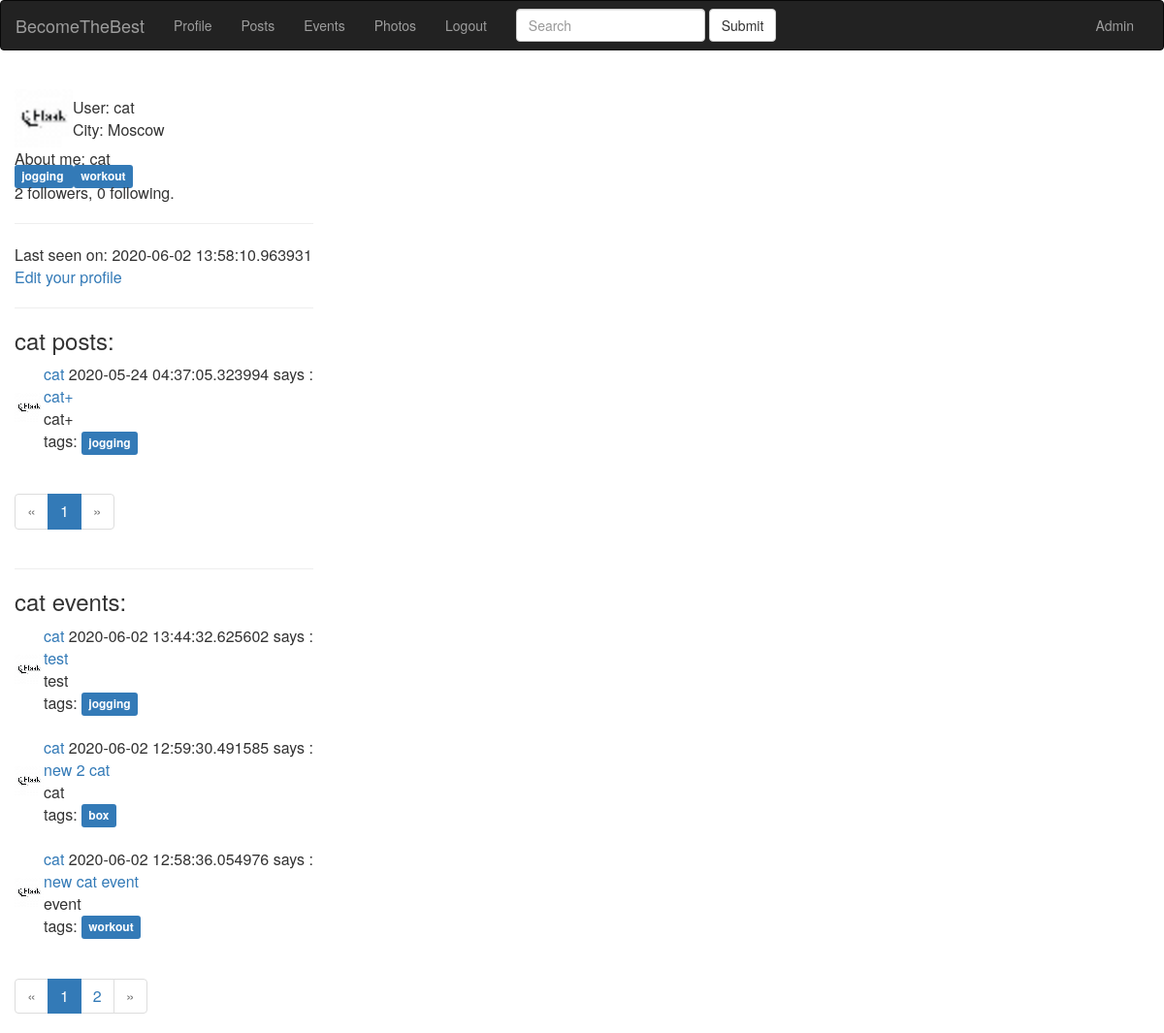
/user/cat (signed in), run on an earlier commit of the app's database.
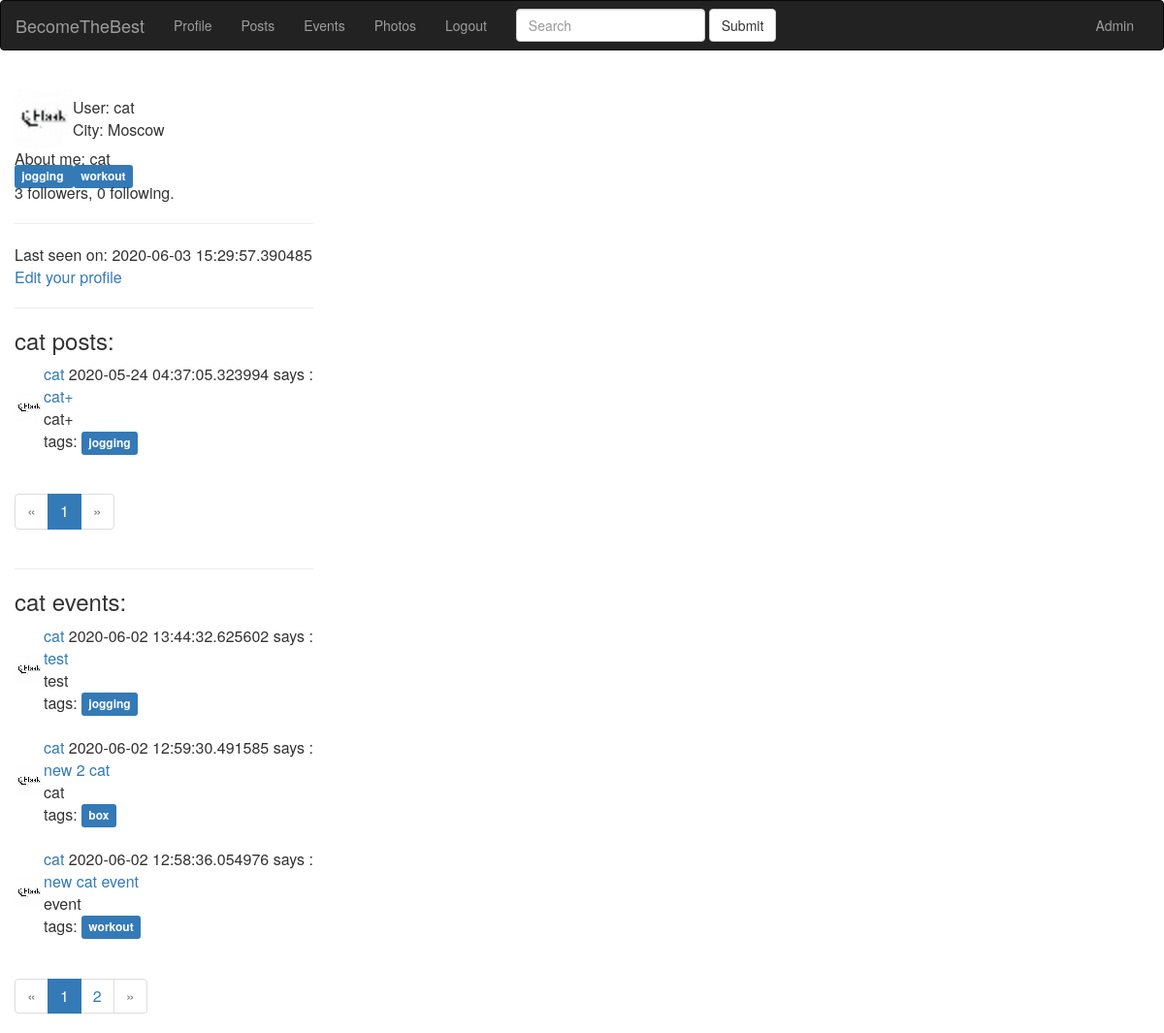
And on a later commit of the database.
### app/models.py (models this page shows, shortened)
class User(UserMixin, db.Model):
    id = db.Column(db.Integer, primary_key=True)
    email = db.Column(db.String(120), index=True, unique=True)
    username = db.Column(db.String(64), index=True, unique=True)
    password_hash = db.Column(db.String(255))
    date = db.Column(db.DateTime, index=True, default=datetime.utcnow)
    timestamp = db.Column(db.String(128), default=int(time()))
    city = db.Column(db.String(128))
    about_me = db.Column(db.String(140))
    last_seen = db.Column(db.DateTime, default=datetime.utcnow)
    active = db.Column(db.Boolean)
    mentor = db.Column(db.Boolean, default=False)
    level = db.Column(db.Integer, default=0)
    tags = db.relationship(
        'Tag', secondary=user_tags, backref=db.backref('users_tags', lazy='dynamic'))
    roles = db.relationship(
        'Role', secondary=roles_users, backref=db.backref('users_roles', lazy='dynamic'))
    posts = db.relationship('Post', backref='author', lazy='dynamic')
    events = db.relationship('Event', backref='event_author', lazy='dynamic')
    photos = db.relationship('Photo', backref='photo_author', lazy='dynamic')
    def avatar(self):
        return 'user_data/{}/avatar/avatar.png'.format(self.username + self.timestamp)
    followed = db.relationship(
        'User', secondary=followers,
        primaryjoin=(followers.c.follower_id == id),
        secondaryjoin=(followers.c.followed_id == id),
        backref=db.backref('followers', lazy='dynamic'), lazy='dynamic')

class Tag(db.Model):
    id = db.Column(db.Integer, primary_key=True)
    name = db.Column(db.String(100), unique=True)
    slug = db.Column(db.String(100))

class Post(db.Model):
    id = db.Column(db.Integer, primary_key=True)
    title = db.Column(db.String(140))
    slug = db.Column(db.String(140), unique=True)
    body = db.Column(db.Text)
    created = db.Column(db.DateTime, index=True, default=datetime.utcnow)
    user_id = db.Column(db.Integer, db.ForeignKey('user.id'))
    tags = db.relationship(
        'Tag', secondary=post_tags, backref=db.backref('posts_tags', lazy='dynamic'))

class Event(db.Model):
    id = db.Column(db.Integer, primary_key=True)
    event_title = db.Column(db.String(140))
    event_body = db.Column(db.Text)
    slug = db.Column(db.String(140), unique=True)
    created = db.Column(db.DateTime, index=True, default=datetime.utcnow)
    event_time = db.Column(db.DateTime)
    event_place = db.Column(db.Text)
    event_geo = db.Column(db.Text)
    event_starter = db.Column(db.Integer, db.ForeignKey('user.id'))
    event_crew = db.Column(db.Text)
    event_level = db.Column(db.Integer)
    tags = db.relationship(
        'Tag', secondary=event_tags, backref=db.backref('events_tags', lazy='dynamic'))

### app/blueprints/users/blueprint.py (the view)
@app.route('/user/<username>')
@login_required
def user(username):
    user = User.query.filter_by(username=username).first_or_404()
    page = request.args.get('page', 1, type=int)
    posts = user.posts.order_by(Post.created.desc())
    pages = posts.paginate(page=page, per_page=app.config['POSTS_PER_PAGE'])
    events = user.events.order_by(Event.created.desc())
    event_pages = events.paginate(page=page, per_page=app.config['POSTS_PER_PAGE'])
    return render_template('users/index.html', user=user, pages=pages, event_pages=event_pages)

### app/models.py (called while the page is built)
@login.user_loader
def load_user(id):
    return User.query.get(int(id))

### app/view.py (called while the page is built)
@app.before_request
def before_request():
    if current_user.is_authenticated:
        current_user.last_seen = datetime.utcnow()
        db.session.commit()

### app/blueprints/users/templates/users/index.html
{% extends 'base.html' %} {% block title %} User title {% endblock %} {% block content_title %} {% endblock %} {% block content %}
<table>
    <tr>
        <td><img src="{{ url_for('static', filename=user.avatar()) }}" width="60" height="60" alt="avatar" />
        </td>
        <td>
            User: {{ user.username }} <br> City: {{ user.city }}
        </td>
    </tr>
</table>
{% if user.about_me %} About me: {{ user.about_me }} {% endif %}
<br> {% for tag in user.tags %}
<a href="{{ url_for('users.tag_detail', slug=tag.slug) }}">
    <span class="label label-primary">
        {{ tag.name }}
    </span>
</a> {% endfor %}
<p>{{ user.followers.count() }} followers, {{ user.followed.count() }} following.</p>
<hr> {% if user.last_seen %} Last seen on: {{ user.last_seen }} {% endif %} {% if user.username == current_user.username %}
<p><a href="{{ url_for('users.edit_profile') }}">Edit your profile</a></p>
{% elif not current_user.is_following(user) %}
<p><a href="{{ url_for('users.follow', username=user.username) }}">Be friend</a></p>
{% else %}
<p><a href="{{ url_for('users.unfollow', username=user.username) }}">Unfriend</a></p>
{% endif %}
<hr>
<h3>{{user.username}} posts:</h3>
{% for post in pages.items %}
<div class="main-content">
    <table>
        <tr>
            <td><img src="{{ url_for('static', filename=post.author.avatar()) }}" width="30" height="30" alt="avatar" /></td>
            <td><a href="{{ url_for('user', username=post.author.username) }}">
                {{ post.author.username }}</a> {{ post.created }} says :
                <br>
                <a href="{{ url_for('posts.post_detail', slug=post.slug) }}">{{ post.title }}</a>
                <br> {{ post.body }}
                <div class="tags">
                    tags: {% for tag in post.tags %}
                    <a href="{{ url_for('posts.tag_detail', slug=tag.slug) }}">
                        <span class="label label-primary">{{ tag.name }}</span></a> {% endfor %}
                </div>
            </td>
        </tr>
    </table>
</div>
<br> {% endfor %}
<nav>
    <ul class="pagination">
        <li {% if not pages.has_prev %} class="disabled" {% endif %}>
            <a href="./{{user.username}}?page={{ pages.prev_num }}" aria-label="Previous">
                <span aria-hidden="true">&laquo;</span></a>
        </li>
        {% for page in pages.iter_pages() %}
        <li {% if page==pages.page %} class="active" {% endif %}>
            <a href="./{{user.username}}?page={{ page }}">{{page}} <span class="sr-only">(current)</span></a></li>
        {% endfor %}
        <li {% if not pages.has_next %} class="disabled" {% endif %}>
            <a href="./{{user.username}}?page={{ pages.next_num }}" aria-label="Next">
                <span aria-hidden="true">&raquo;</span></a>
        </li>
    </ul>
</nav>
<hr>
<h3>{{user.username}} events:</h3>
{% for event in event_pages.items %}
<div class="main-content">
    <table>
        <tr>
            <td><img src="{{ event.event_author.avatar() }}"></td>
            <td><a href="{{ url_for('user', username=event.event_author.username) }}">
                {{ event.event_author.username }}</a> {{ event.created }} says :
                <br>
                <a href="{{ url_for('events.event_detail', slug=event.slug) }}">{{ event.event_title }}</a>
                <br> {{ event.event_body }}
                <div class="tags">
                    tags: {% for tag in event.tags %}
                    <a href="{{ url_for('events.tag_detail', slug=tag.slug) }}">
                        <span class="label label-primary">{{ tag.name }}</span></a> {% endfor %}
                </div>
            </td>
        </tr>
    </table>
</div>
<br> {% endfor %}
<nav>
    <ul class="pagination">
        <li {% if not pages.has_prev %} class="disabled" {% endif %}>
            <a href="./{{user.username}}?page={{ pages.prev_num }}" aria-label="Previous">
                <span aria-hidden="true">&laquo;</span></a>
        </li>
        {% for page in event_pages.iter_pages() %}
        <li {% if page==event_pages.page %} class="active" {% endif %}>
            <a href="./{{user.username}}?page={{ page }}">{{page}} <span class="sr-only">(current)</span></a></li>
        {% endfor %}
        <li {% if not pages.has_next %} class="disabled" {% endif %}>
            <a href="./{{user.username}}?page={{ pages.next_num }}" aria-label="Next">
                <span aria-hidden="true">&raquo;</span></a>
        </li>
    </ul>
</nav>
{% endblock %}

### app/templates/base.html (shortened to what this page needs)
<html>
<head>
    <link rel="stylesheet" href="https://stackpath.bootstrapcdn.com/bootstrap/3.4.1/css/bootstrap.min.css">
</head>
<body onload="GetMap();">
    <nav class="navbar navbar-inverse">
        <div class="container-fluid">
            <div class="navbar-header">
                <a class="navbar-brand" href="{{url_for('index')}}">BecomeTheBest</a>
            </div>
            <div class="collapse navbar-collapse" id="bs-example-navbar-collapse-1">
                <ul class="nav navbar-nav">
                    {% if current_user.is_anonymous %}
                    <li class="nav-item active ">
                        <a href="{{ url_for( 'login') }} ">Login</a>
                    </li>
                    <li class="nav-item ">
                        <a class="nav-link " href="{{ url_for( 'register') }} ">Click to register</a>
                    </li>
                    {% else %}
                    <li class="nav-item "><a href="{{ url_for('user', username=current_user.username)}}">Profile</a></li>
                    <li class="nav-item "><a href="{{ url_for('posts.index')}}">Posts</a></li>
                    <li class="nav-item "><a href="{{ url_for('events.index')}}">Events</a></li>
                    <li class="nav-item "><a href="{{ url_for('photos.index')}}">Photos</a></li>
                    <li class="nav-item "><a class="nav-link " href="{{ url_for( 'logout') }} ">Logout</a></li>
                    {% endif %}
                </ul>
                <form class="navbar-form navbar-left">
                    <div class="form-group">
                        <input type="text" class="form-control" placeholder="Search">
                    </div>
                    <button type="submit" class="btn btn-default">Submit</button>
                </form>
                <ul class="nav navbar-nav navbar-right">
                    <li>
                        {% if current_user.name==admin %}
                        <a href="/admin">Admin</a> {% endif %}
                    </li>
                </ul>
            </div>
        </div>
    </nav>
    <div class="container">
        <div class="row">
            <table>
                <tr>
                    <td>
                        {% block content %} {% endblock %}
                    </td>
                    <td valign="top">
                        <div id="OSMap" style="position:absolute; width:900px; height:500px;"></div>
                    </td>
                </tr>
            </table>
        </div>
    </div>
</body>
</html>

What changed in the data, as far as the page shows it:
changed User "cat": last_seen "2020-06-02 13:58:10.963931" → "2020-06-03 15:29:57.390485"
Also different on the page:
{{ user.followers.count() }}: "2" → "3"
